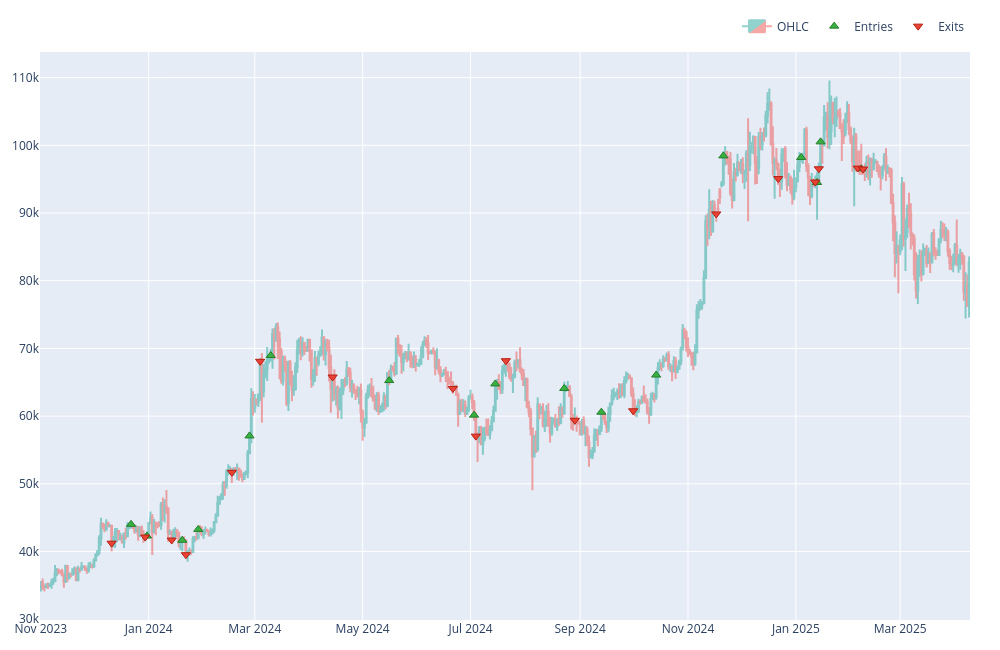

Notebook code for this chart:
### Code cell
fig3 = plot_signals(data, 'BTCUSD', signals)
fig3.update_layout(height=650, width=1000)
#fig3.write_html("fig3.html", include_plotlyjs="embed")
fig3.show()

### Figure 1 — Plotly figure (JSON) as saved in the notebook; plotly's stock layout.template omitted (floating-point values rounded to 4 significant figures; data arrays with more than 128 entries replaced by an {"elided": "..."} marker saying what was removed)
{"data": [{"close": {"elided": "526 float values"}, "decreasing": {"fillcolor": "#ee534f", "line": {"color": "#ee534f"}}, "high": {"elided": "526 float values"}, "increasing": {"fillcolor": "#26a69a", "line": {"color": "#26a69a"}}, "low": {"elided": "526 float values"}, "name": "OHLC", "opacity": 0.5, "open": {"elided": "526 float values"}, "type": "candlestick", "x": {"elided": "526 str values"}}, {"marker": {"color": "#37B13F", "line": {"color": "rgb(38,123,44)", "width": 1}, "size": 8, "symbol": "triangle-up"}, "mode": "markers", "name": "Entries", "showlegend": true, "type": "scatter", "x": ["2023-12-22T00:00:00+00:00", "2023-12-31T00:00:00+00:00", "2024-01-20T00:00:00+00:00", "2024-01-29T00:00:00+00:00", "2024-02-27T00:00:00+00:00", "2024-03-10T00:00:00+00:00", "2024-05-16T00:00:00+00:00", "2024-07-03T00:00:00+00:00", "2024-07-15T00:00:00+00:00", "2024-08-23T00:00:00+00:00", "2024-09-13T00:00:00+00:00", "2024-10-14T00:00:00+00:00", "2024-11-21T00:00:00+00:00", "2025-01-04T00:00:00+00:00", "2025-01-13T00:00:00+00:00", "2025-01-15T00:00:00+00:00", "2025-02-07T00:00:00+00:00"], "y": [44010.0, 42290.0, 41670.0, 43270.0, 57080.0, 68950.0, 65250.0, 60150.0, 64760.0, 64090.0, 60580.0, 66070.0, 98440.0, 98210.0, 94510.0, 100500.0, 96540.0]}, {"marker": {"color": "#EA4335", "line": {"color": "rgb(181,31,18)", "width": 1}, "size": 8, "symbol": "triangle-down"}, "mode": "markers", "name": "Exits", "showlegend": true, "type": "scatter", "x": ["2023-12-11T00:00:00+00:00", "2023-12-30T00:00:00+00:00", "2024-01-14T00:00:00+00:00", "2024-01-22T00:00:00+00:00", "2024-02-17T00:00:00+00:00", "2024-03-04T00:00:00+00:00", "2024-04-14T00:00:00+00:00", "2024-06-21T00:00:00+00:00", "2024-07-04T00:00:00+00:00", "2024-07-21T00:00:00+00:00", "2024-08-29T00:00:00+00:00", "2024-10-01T00:00:00+00:00", "2024-11-17T00:00:00+00:00", "2024-12-22T00:00:00+00:00", "2025-01-12T00:00:00+00:00", "2025-01-14T00:00:00+00:00", "2025-02-05T00:00:00+00:00", "2025-02-08T00:00:00+00:00"], "y": [41230.0, 42140.0, 41700.0, 39520.0, 51700.0, 68100.0, 65780.0, 64090.0, 57040.0, 68180.0, 59390.0, 60790.0, 89870.0, 95090.0, 94580.0, 96530.0, 96640.0, 96500.0]}], "layout": {"height": 650, "legend": {"orientation": "h", "traceorder": "normal", "x": 1, "xanchor": "right", "y": 1.02, "yanchor": "bottom"}, "margin": {"b": 30, "l": 30, "r": 30, "t": 30}, "showlegend": true, "width": 1000, "xaxis": {"rangeslider": {"visible": false}, "showgrid": true}, "yaxis": {"showgrid": true}}}
